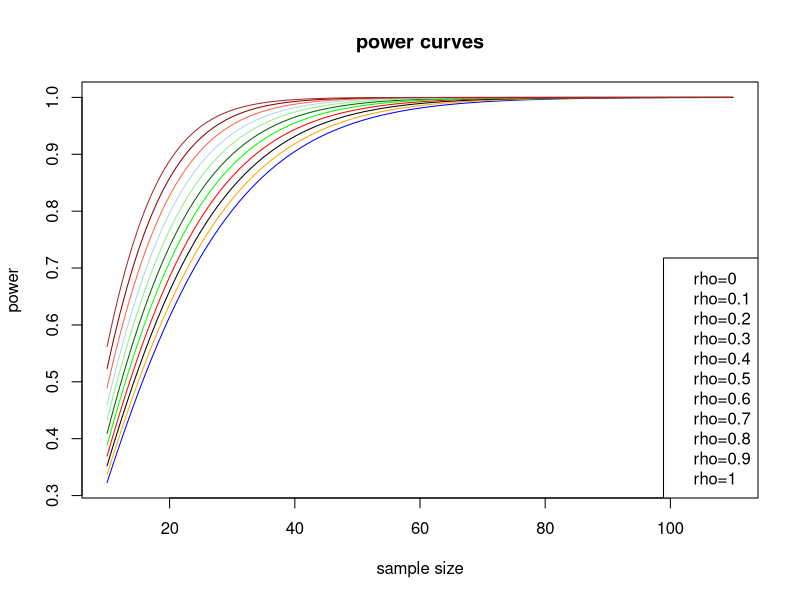

The R script that drew this image:

library(pwr)

# Define rho values and sample sizes
rho_values <- seq(0, 1, by = 0.1)
n_vals <- seq(10,110, by = 1)

sd_diff <- 4 * sqrt(2 - rho_values)

powervals <- cbind(power.t.test(n = n_vals, delta = 3, sd = (4 * sqrt(2 -0.0)), sig.level = 0.05, type = "paired")$power, 
                   power.t.test(n = n_vals, delta = 3, sd = (4 * sqrt(2 -0.1)), sig.level = 0.05, type = "paired")$power, 
                   power.t.test(n = n_vals, delta = 3, sd = (4 * sqrt(2 -0.2)), sig.level = 0.05, type = "paired")$power, 
                   power.t.test(n = n_vals, delta = 3, sd = (4 * sqrt(2 -0.3)), sig.level = 0.05, type = "paired")$power, 
                   power.t.test(n = n_vals, delta = 3, sd = (4 * sqrt(2 -0.4)), sig.level = 0.05, type = "paired")$power, 
                   power.t.test(n = n_vals, delta = 3, sd = (4 * sqrt(2 -0.5)), sig.level = 0.05, type = "paired")$power, 
                   power.t.test(n = n_vals, delta = 3, sd = (4 * sqrt(2 -0.6)), sig.level = 0.05, type = "paired")$power, 
                   power.t.test(n = n_vals, delta = 3, sd = (4 * sqrt(2 -0.7)), sig.level = 0.05, type = "paired")$power, 
                   power.t.test(n = n_vals, delta = 3, sd = (4 * sqrt(2 -0.8)), sig.level = 0.05, type = "paired")$power, 
                   power.t.test(n = n_vals, delta = 3, sd = (4 * sqrt(2 -0.9)), sig.level = 0.05, type = "paired")$power, 
                   power.t.test(n = n_vals, delta = 3, sd = (4 * sqrt(2 -1)), sig.level = 0.05, type = "paired")$power 
)

plot(range(n_vals), range(powervals), type = "n", xlab="sample size",ylab="power",main="power curves")

colors <- c("blue", "orange", "black", "red", "green", "darkgreen", "lightgreen", "lightblue", "tomato", "darkred", "brown")

matlines(n_vals, powervals, type="l", lty = 1, col = colors)

legend("bottomright",legend = paste("rho=",rho_values,sep=""),col = colors)



#Q2
rho <- seq(0.1, 0.9, by = 0.1)
delta <- c()

for (i in rho) {
  
  sd_diff <- 4 * sqrt(2 - i)
  
  power_result <- power.t.test(n = 80, power = 0.8, sd = sd_diff, sig.level = 0.05, type = "paired")
  
  delta <- c(delta, power_result$delta)
}

delta

# Q3
new_result <- power.prop.test(p1=0.4,p2=0.3, power = 0.8, sig.level = 0.05, alternative = "one.sided")
9
